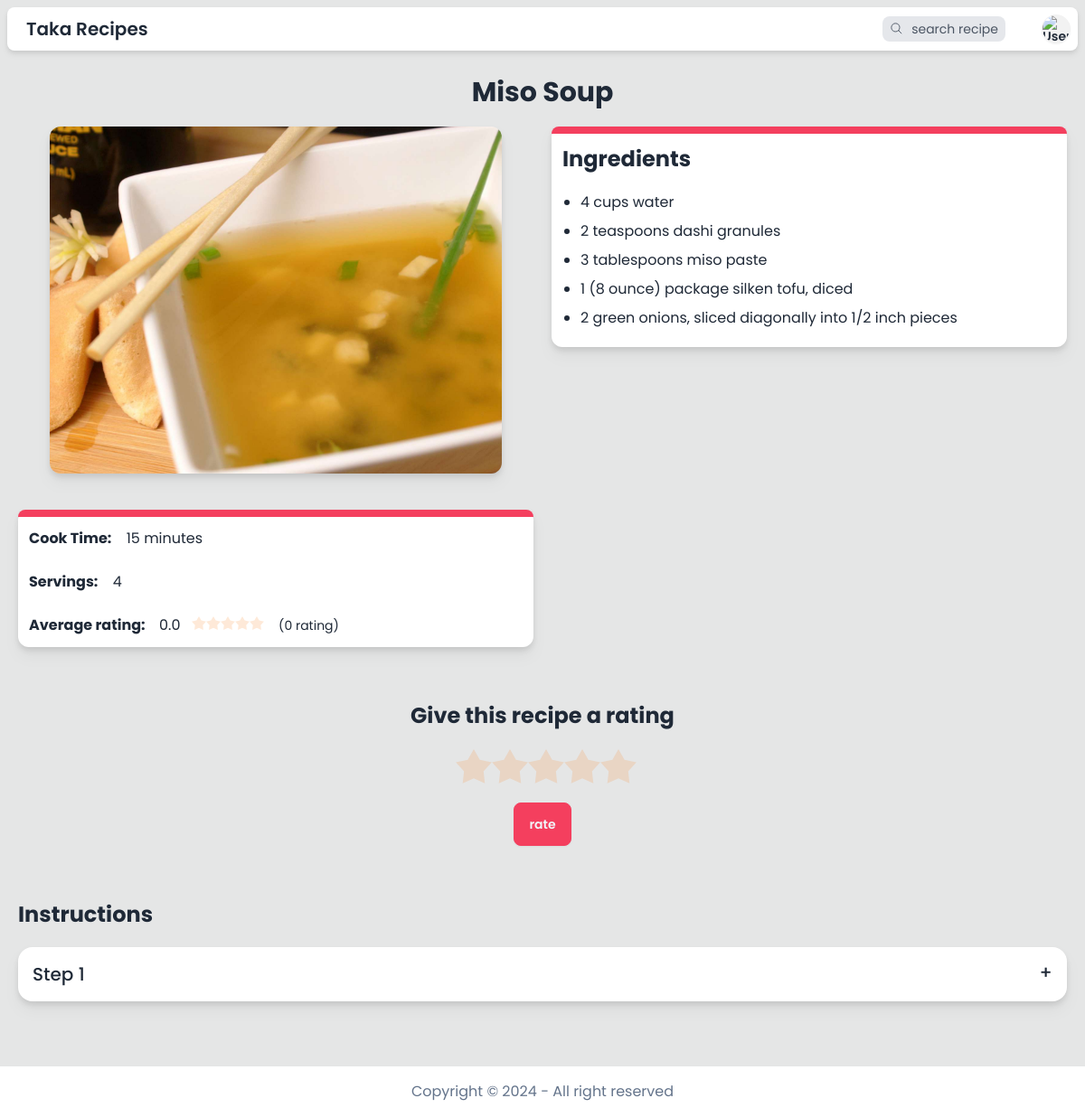
Screenshot of /recipe/2 (signed in) with the database file from the repository.
### model.py (models this page shows)
class Recipe(db.Model):
    __tablename__ = "recipe"
    id = mapped_column(Integer, primary_key=True)
    name = mapped_column(String(200), nullable=False)
    cook_time_in_minutes = mapped_column(Integer, nullable=False)
    servings = mapped_column(Integer, nullable=False)
    ingredients = mapped_column(JSON, nullable=False)
    instructions = mapped_column(JSON, nullable=False)
    image = mapped_column(String(255), nullable=False)
    datetime = mapped_column(String(100), nullable=False)
    user_id = mapped_column(Integer, ForeignKey("user.id"))
    average_rating = mapped_column(Float, nullable=False, default=0)
    total_ratings = mapped_column(Integer, nullable=False, default=0)

### app.py (the view)
@app.route("/recipe/<recipe_id>")
@login_required
def recipe_detail(recipe_id):
    recipe = db.session.execute(db.select(Recipe).filter_by(id=recipe_id)).scalar_one_or_none()
    if not recipe:
        return render_template("error.html", error=error(HTTPStatus.NOT_FOUND))
    if recipe.cook_time_in_minutes >= 60:
        recipe.cook_time_hour = recipe.cook_time_in_minutes // 60
        recipe.cook_time_minute = recipe.cook_time_in_minutes % 60
    else:
        recipe.cook_time_hour = None
        recipe.cook_time_minute = recipe.cook_time_in_minutes
    current_user_rating = db.session.execute(db.select(Rating).filter_by(recipe_id=recipe_id, user_id=session["user_id"])).scalar_one_or_none()
    current_user_rating = current_user_rating.rating if current_user_rating else 0
    return render_template("/recipe/recipe_detail.html", recipe=recipe, current_user_rating=current_user_rating)

### helpers.py (called while the page is built)
def login_required(f):
    @wraps(f)
    def decorated_function(*args, **kwargs):
        if session.get("user_id") is None:
            return redirect("/login")
        return f(*args, **kwargs)
    return decorated_function

### templates/recipe/recipe_detail.html (shortened to what this page needs)
{% extends "template.html" %}
{% block main %}
<div class="w-screen max-w-[2000px] mx-auto p-5 mb-10">
    <p class="text-center text-3xl font-bold mb-5">{{ recipe.name }}</p>
    <div class="flex flex-col lg:flex-row items-center lg:items-start gap-10 lg:gap-5 w-full">
        <div class="w-full">
            <img class="object-cover w-full sm:w-[400px] lg:w-[500px] h-72 lg:h-96 mx-auto rounded-xl drop-shadow-lg" src="{{ url_for('static', filename=recipe.image) }}" alt="pizza">
            <div class="mt-10 drop-shadow-lg bg-base-100 rounded-xl">
                <div class="h-2 bg-accent rounded-t-xl"></div>
                <div class="grid grid-rows-2 text-sm md:text-base">
                    <div class="p-3">
                        <span class="font-bold">Cook Time:</span>
                        <span class="hover:text-rose-500 ml-3 text-right">
                            {% if recipe.cook_time_minute %}
                                {{ recipe.cook_time_minute }}{{ " minute" if recipe.cook_time_minute == 1 else " minutes"}}
                            {% endif %}
                        </span>
                    </div>
                    <div class="p-3">
                        <span class="font-bold">Servings:</span>
                        <span class="hover:text-rose-500 ml-3">{{ recipe.servings }}</span>
                    </div>
                    <div class="p-3">
                        <span class="font-bold">Average rating: </span>
                        <span class="hover:text-rose-500 ml-3">{{recipe.average_rating}}</span>
                        <span class="rating rating-sm rating-half">
                            <input type="radio" name="rating" disabled class="rating-hidden cursor-default" value="0" {{ "checked" if recipe.average_rating >= 0 }} />
                            <input type="radio" name="rating" disabled class="mask mask-star-2 mask-half-1 bg-orange-400 cursor-default" value="0.5" {{ "checked" if recipe.average_rating >= 0.5 }} />
                            <input type="radio" name="rating" disabled class="mask mask-star-2 mask-half-2 bg-orange-400 cursor-default" value="1" {{ "checked" if recipe.average_rating >= 1 }} />
                            <input type="radio" name="rating" disabled class="mask mask-star-2 mask-half-1 bg-orange-400 cursor-default" value="1.5" {{ "checked" if recipe.average_rating >= 1.5 }} />
                            <input type="radio" name="rating" disabled class="mask mask-star-2 mask-half-2 bg-orange-400 cursor-default" value="2" {{ "checked" if recipe.average_rating >= 2 }} />
                            <input type="radio" name="rating" disabled class="mask mask-star-2 mask-half-1 bg-orange-400 cursor-default" value="2.5" {{ "checked" if recipe.average_rating >= 2.5 }} />
                            <input type="radio" name="rating" disabled class="mask mask-star-2 mask-half-2 bg-orange-400 cursor-default" value="3" {{ "checked" if recipe.average_rating >= 3 }} />
                            <input type="radio" name="rating" disabled class="mask mask-star-2 mask-half-1 bg-orange-400 cursor-default" value="3.5" {{ "checked" if recipe.average_rating >= 3.5 }} />
                            <input type="radio" name="rating" disabled class="mask mask-star-2 mask-half-2 bg-orange-400 cursor-default" value="4" {{ "checked" if recipe.average_rating >= 4 }} />
                            <input type="radio" name="rating" disabled class="mask mask-star-2 mask-half-1 bg-orange-400 cursor-default" value="4.5" {{ "checked" if recipe.average_rating >= 4.5 }} />
                            <input type="radio" name="rating" disabled class="mask mask-star-2 mask-half-2 bg-orange-400 cursor-default" value="5" {{ "checked" if recipe.average_rating == 5 }} />
                        </span>
                        <span class="ml-3 text-sm">({{recipe.total_ratings}} {{ "rating" if recipe.total_ratings <= 1 else "ratings"}})</span>
                    </div>
                </div>
            </div>
        </div>
        <div class="drop-shadow-lg bg-base-100 rounded-xl w-full">
            <div class="h-2 bg-accent rounded-t-xl"></div>
            <div class="p-3">
                <h3 class="text-2xl font-bold">Ingredients</h3>
                <ul class="list-disc ml-5 mt-5 text-sm md:text-base">
                    {% for ingredient in recipe.ingredients %}
                    <li class="my-2 hover:text-rose-500">{{ ingredient }}</li>
                    {% endfor %}
                </ul>
            </div>
        </div>
    </div>
    <div class="mt-10 flex flex-col items-center py-5">
        <h2 class="font-bold text-2xl mb-5 text-center">{{ "Your rating on this recipe" if current_user_rating else "Give this recipe a rating"}}</h2>
        <form action="/recipe/{{recipe.id}}/rate" method="post" class="flex flex-col items-center">
            <div class="rating rating-lg">
                <input type="radio" name="rating" class="rating-hidden cursor-default" value="0" {{ "checked" if not current_user_rating }} />
                <input type="radio" name="rating" class="mask mask-star-2 bg-orange-400 cursor-default" value="1" {{ "checked" if current_user_rating >= 1 }} />
                <input type="radio" name="rating" class="mask mask-star-2 bg-orange-400 cursor-default" value="2" {{ "checked" if current_user_rating >= 2 }} />
                <input type="radio" name="rating" class="mask mask-star-2 bg-orange-400 cursor-default" value="3" {{ "checked" if current_user_rating >= 3 }} />
                <input type="radio" name="rating" class="mask mask-star-2 bg-orange-400 cursor-default" value="4" {{ "checked" if current_user_rating >= 4 }} />
                <input type="radio" name="rating" class="mask mask-star-2 bg-orange-400 cursor-default" value="5" {{ "checked" if current_user_rating == 5 }} />
            </div>
            <button type="submit" class="btn btn-accent mt-5">{{ "re-rate" if current_user_rating else "rate"}}</button>
        </form>
    </div>
    <div id="instructions" class="mt-10">
        <h2 class="font-bold text-2xl mb-5">Instructions</h2>
        {% for instruction in recipe.instructions %}
        <div class="collapse collapse-plus bg-base-100 my-3 drop-shadow-lg">
            <div class="collapse-title text-xl font-medium">Step {{ loop.index }}</div>
        </div>
        {% endfor %}
    </div>
</div>
{% endblock %}

### rows the page displays
Recipe: name "Miso Soup", image (picture), servings "4", average_rating "0.0", total_ratings "0", total_ratings "rating"

### other values shown
{{ recipe.cook_time_minute }} "15"
{{ " minute" if recipe.cook_time_minute == 1 else " minutes" }} "minutes"
{{ ingredient }} "4 cups water" "2 teaspoons dashi granules" "3 tablespoons miso paste" "1 (8 ounce) package silken tofu, diced" "2 green onions, sliced diagonally into 1/2 inch pieces"
{{ "re-rate" if current_user_rating else "rate" }} "rate"
